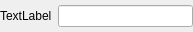
<?xml version="1.0" encoding="UTF-8"?>
<ui version="4.0">
 <class>SingleItem</class>
 <widget class="QWidget" name="SingleItem">
  <property name="geometry">
   <rect>
    <x>0</x>
    <y>0</y>
    <width>193</width>
    <height>30</height>
   </rect>
  </property>
  <property name="sizePolicy">
   <sizepolicy hsizetype="Fixed" vsizetype="Fixed">
    <horstretch>0</horstretch>
    <verstretch>0</verstretch>
   </sizepolicy>
  </property>
  <property name="maximumSize">
   <size>
    <width>193</width>
    <height>30</height>
   </size>
  </property>
  <property name="windowTitle">
   <string>Form</string>
  </property>
  <layout class="QHBoxLayout" name="horizontalLayout">
   <property name="leftMargin">
    <number>0</number>
   </property>
   <property name="topMargin">
    <number>5</number>
   </property>
   <property name="rightMargin">
    <number>0</number>
   </property>
   <property name="bottomMargin">
    <number>5</number>
   </property>
   <item>
    <widget class="QLabel" name="name">
     <property name="text">
      <string>TextLabel</string>
     </property>
    </widget>
   </item>
   <item>
    <widget class="QLineEdit" name="item"/>
   </item>
  </layout>
 </widget>
 <resources/>
 <connections/>
</ui>
